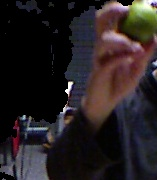
#> input picture MIL/Candidate_Show_user1_Lime_191.jpg, 157 x 180 px; its folder holds only this picture in this run
$ python -i FinetuningCaffe2.py   (imports and definitions only)   (Python 2 division)
#> lines starting #> are read from the running program, lines starting #| are printed output that depends on the picture
import numpy as np
import skimage.io
import skimage.transform
import cPickle
import gzip
from Scene.FMI import *

actions = ['point_1', 'point_2', 'point_3', 'point_4', 'point_5', 'point_6', 'point_7', 'point_8', 'point_9', 'point_10','show_1',  'show_2',  'show_3',  'show_4',  'show_5',  'show_6',  'show_7',  'show_8',  'show_9',  'show_10']

def rescale(img, input_height, input_width):
    aspect = img.shape[1] / float(img.shape[0])
    if aspect > 1:
        return skimage.transform.resize(img, (input_width, int(aspect * input_height)))
    elif aspect < 1:
        return skimage.transform.resize(img, (int(input_width / aspect), input_height))
    else:
        return skimage.transform.resize(img, (input_width, input_height))


def crop_center(img, cropx, cropy):
    y, x, c = img.shape
    startx = x // 2 - (cropx // 2)
    starty = y // 2 - (cropy // 2)
    return img[starty:starty + cropy, startx:startx + cropx]


def prepare_image(img):
    # img = skimage.io.imread(img_path)
    img = skimage.img_as_float(img)
    img = rescale(img, 224, 224)
    img = crop_center(img, 224, 224)
    img = img.swapaxes(1, 2).swapaxes(0, 1)  # HWC to CHW dimension
    img = img[(2, 1, 0), :, :]  # RGB to BGR color order
    img = img * 255 - 128  # Subtract mean = 128
    return img.astype(np.float32)


import os, glob, random


# [4 lines left out: function make_batch, not called in this run]


class DogsCatsDataset(object):
    """ Dogs and cats dataset reader """

    def __init__(self, split="train",Bool=True,batch_size=1):
#> called with split = 'user1', Bool = True, batch_size = 10
        path = '/home/pazagra/Data2/'
        if Bool:
            users = ["user" + n.__str__() for n in xrange(1, 11) if "user" + n.__str__() == split]
        else:
            users = ["user" + n.__str__() for n in xrange(1, 11) if "user" + n.__str__() != split ]
        self.data = []
        self.labe = []
        self.Bool = Bool
        self.image_files = []
        self.labels = []
        for user in users:
            # print user_c + "_Train_"+user
            for action in actions:
                files = gzip.open(path + "/" + user +'_'+action+ ".gpz", 'r')
                FM = cPickle.load(files)
                files.close()
                if FM.Candidate_patch is None:
                    print user + " Has no Candidate"
                    continue
                for candidate in FM.Candidate_patch:
                    if candidate.Label is not None:
                        self.data.append((candidate.patch, candidate.Label))
                        # print candidate.patch.shape
                        # print type(candidate.Label)==list
                        self.labe.append(candidate.Label)
        self.categories = {}
        i = 0
        # print self.labe
        for l in np.unique(np.array(self.labe)):
            self.categories[l] = i
            i += 1
        # self.categories = {"dog": 0, "cat": 1}
        for im, lab in self.data:
            self.image_files.append(im)
            self.labels.append(self.categories.get(lab, -1))
        ina = self.__len__()%batch_size
        self.image_files=self.image_files[0:self.__len__()-ina]
        self.labels = self.labels[0:self.__len__()-ina]
        # [5 lines of commented-out code are left out]

    # [4 lines left out: function __getitem__, not called in this run]

    def __len__(self):
        return len(self.labels)

    # [12 lines left out: function read, not called in this run]


from caffe2.python import core, workspace, model_helper, optimizer, brew
from caffe2.python.modeling import initializers
from caffe2.python.modeling.parameter_info import ParameterTags
from caffe2.proto import caffe2_pb2

PREDICT_NET = "/home/pazagra/caffe2det/pytorch/build/caffe2/python/models/vgg16/predict_net.pb"
INIT_NET = "/home/pazagra/caffe2det/pytorch/build/caffe2/python/models/vgg16/init_net.pb"


# [40 lines left out: functions AddPredictNet, AddInitNet, not called in this run]


def finetune(model, out_dim):
    model.param_init_net.XavierFill([], "gpu_0/fc8_w", shape=[out_dim, 1024])
    model.param_init_net.ConstantFill([], "gpu_0/fc8_b", shape=[out_dim])


# [8 lines left out: function AddTrainingOperators, not called in this run]


# [1 line that did not run here, left out]
# [3 lines not run here, left out]


# [11 lines left out: function SetDeviceOption, not called in this run]

# [1 line that did not run here, left out]

# [1 line that did not run here, left out]
# [1 line that did not run here, left out]
# [1 line that did not run here, left out]
# [1 line not run here, left out]
users = ["user" + n.__str__() for n in xrange(1, 11)]
accuracy2 =[]
# [71 lines not run here, left out]

>>> import cv2
>>> picture = cv2.imread('Candidate_Show_user1_Lime_191.jpg')
#> picture is the input picture: shape (180, 157, 3); mean B, G, R 34.1, 32.5, 39.2
>>> result = prepare_image(picture)
#> in crop_center, `return img[starty:starty + cropy, startx:startx + cropx]`:
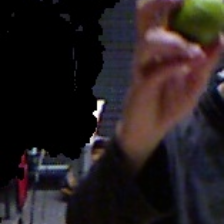
#> returned value: shape (224, 224, 3) float64; mean of channels 0, 1, 2 0.126, 0.12, 0.149; drawn as B, G, R
